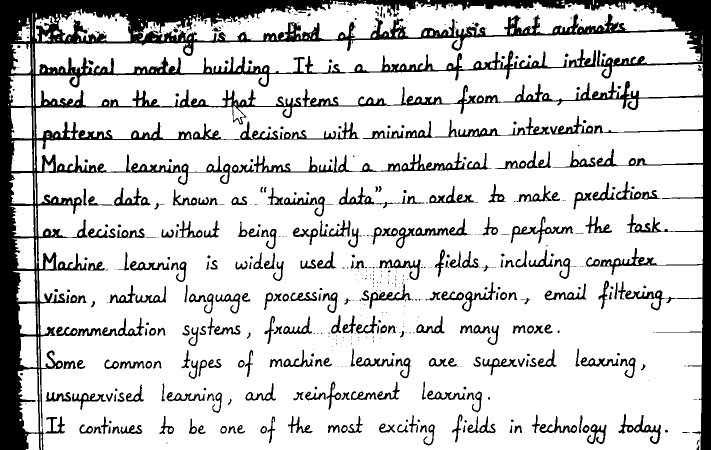
#> input picture output/handwritten/preprocessing/06_binarized_otsu.png, 1422 x 900 px (shown at 1/2 size)
$ python -i pipeline.py   (imports and definitions only)   (older library calls are emulated)
#> lines starting #> are read from the running program, lines starting #| are printed output that depends on the picture; after the words box and inside, x2 and y2 are one past the last pixel; in counts of white or black regions, pixels touching at a corner belong together
### config/settings.py
"""
Central configuration for the Handwritten OCR research project.
All hyperparameters, paths, and model settings live here.
Import this module everywhere instead of hardcoding values.
"""

from dataclasses import dataclass, field
from pathlib import Path

# ── Project Root ──────────────────────────────────────────────────────────────
ROOT = Path(__file__).resolve().parent.parent


@dataclass
class ModelConfig:
    name: str = "microsoft/trocr-base-handwritten"
    beam_size: int = 1
    max_new_tokens: int = 64
    batch_size: int = 4
    device: str = "auto"
    length_penalty: float = 1.0
    no_repeat_ngram_size: int = 0
    repetition_penalty: float = 1.1
    illegible_token_threshold: float = 0.10
    illegible_line_threshold: float = 0.05
    hallucination_conf_threshold: float = 0.45
    hallucination_length_ratio: float = 2.5


@dataclass
class TrainingConfig:
    learning_rate: float = 5e-5
    num_epochs: int = 10
    train_batch_size: int = 8
    eval_batch_size: int = 8
    warmup_steps: int = 500
    weight_decay: float = 0.01
    early_stopping_patience: int = 3
    save_steps: int = 500
    eval_steps: int = 500
    max_target_length: int = 128
    fp16: bool = False
    hard_sample_oversample_ratio: int = 3
    focal_loss_gamma: float = 2.0
    hard_sample_tag: str = "_hard"


@dataclass
class PreprocessingConfig:
    max_image_side: int = 2048
    min_resize_side: int = 900
    min_image_side: int = 32
    clahe_clip_limit: float = 2.0
    clahe_tile_size: tuple = (8, 8)
    gaussian_kernel: tuple = (3, 3)
    deskew_max_angle: float = 15.0
    deskew_min_angle: float = 0.7
    save_intermediate_images: bool = True
    ocr_debug: bool = True


@dataclass
class DetectionConfig:
    # ── Stage flags ───────────────────────────────────────────────────────────
    # Set use_unet=True after running: python ocr/detection/train_unet.py
    # Set use_craft=True after running: python ocr/detection/train_craft.py
    # use_projection is always True — it is the final refinement stage
    use_unet: bool = True
    use_craft: bool = True
    use_projection: bool = True

    # ── U-Net settings ────────────────────────────────────────────────────────
    unet_checkpoint: str = "checkpoints/unet_lineseg.pth"
    unet_input_height: int = 512
    unet_input_width: int = 512
    unet_threshold: float = 0.5          # probability threshold → binary mask

    # ── CRAFT settings ────────────────────────────────────────────────────────
    craft_checkpoint: str = "checkpoints/craft_textdetector.pth"
    craft_text_threshold: float = 0.4    # character region score threshold
    craft_link_threshold: float = 0.3    # affinity score threshold

    # ── Projection profiling settings ─────────────────────────────────────────
    projection_min_pixel_ratio: float = 0.005
    overlap_valley_smooth: int = 11
    overlap_min_valley_depth: float = 0.35
    overlap_seam_iterations: int = 3

    # ── Shared line settings ──────────────────────────────────────────────────
    line_padding: int = 4
    min_line_height: int = 8
    min_line_width: int = 8
    word_overlap_threshold: float = 0.4
    overlap_variance_threshold: float = 0.18


@dataclass
class PostprocessingConfig:
    spell_correction: bool = True
    confidence_threshold: float = 0.75
    max_edit_distance: int = 2


@dataclass
class AugmentationConfig:
    elastic_alpha: float = 34.0
    elastic_sigma: float = 4.0
    stroke_jitter_sigma: float = 1.5
    line_bleed_prob: float = 0.4
    line_bleed_max_shift: int = 6
    slant_range: tuple = (-15, 15)
    stroke_width_range: tuple = (0.8, 1.4)
    enabled: bool = True


@dataclass
class CRNNConfig:
    cnn_channels: list = None
    rnn_hidden: int = 256
    rnn_layers: int = 2
    rnn_bidirectional: bool = True
    input_height: int = 32
    dropout: float = 0.1
    use_attention: bool = True
    ctc_blank_idx: int = 0

    def __post_init__(self):
        if self.cnn_channels is None:
            self.cnn_channels = [1, 64, 128, 256, 256, 512, 512]


@dataclass
class EnsembleConfig:
    trocr_confidence_threshold: float = 0.70
    blend_mode: str = "confidence"
    use_textract_crosscheck: bool = False
    textract_region: str = "us-east-1"
    crosscheck_cer_flag_threshold: float = 0.30


@dataclass
class SageMakerConfig:
    role_arn: str = "arn:aws:iam::<ACCOUNT_ID>:role/SageMakerExecutionRole"
    region: str = "us-east-1"
    instance_type_train: str = "ml.g4dn.xlarge"
    instance_type_infer: str = "ml.g4dn.xlarge"
    instance_count: int = 1
    volume_size_gb: int = 50
    max_runtime_sec: int = 86400
    s3_bucket: str = "s3://<YOUR-BUCKET>/handwritten-ocr"
    ecr_image_uri: str = ""
    endpoint_name: str = "handwritten-ocr-endpoint"


@dataclass
class PathConfig:
    data_dir: Path = field(default_factory=lambda: ROOT / "data")
    raw_dir: Path = field(default_factory=lambda: ROOT / "data" / "raw")
    processed_dir: Path = field(default_factory=lambda: ROOT / "data" / "processed")
    samples_dir: Path = field(default_factory=lambda: ROOT / "data" / "samples")
    outputs_dir: Path = field(default_factory=lambda: ROOT / "outputs")
    results_dir: Path = field(default_factory=lambda: ROOT / "outputs" / "results")
    pdfs_dir: Path = field(default_factory=lambda: ROOT / "outputs" / "pdfs")
    checkpoints_dir: Path = field(default_factory=lambda: ROOT / "checkpoints")
    logs_dir: Path = field(default_factory=lambda: ROOT / "logs")
    models_dir: Path = field(default_factory=lambda: ROOT / "models")


@dataclass
class Config:
    model: ModelConfig = field(default_factory=ModelConfig)
    training: TrainingConfig = field(default_factory=TrainingConfig)
    preprocessing: PreprocessingConfig = field(default_factory=PreprocessingConfig)
    detection: DetectionConfig = field(default_factory=DetectionConfig)
    postprocessing: PostprocessingConfig = field(default_factory=PostprocessingConfig)
    augmentation: AugmentationConfig = field(default_factory=AugmentationConfig)
    crnn: CRNNConfig = field(default_factory=CRNNConfig)
    ensemble: EnsembleConfig = field(default_factory=EnsembleConfig)
    sagemaker: SageMakerConfig = field(default_factory=SageMakerConfig)
    paths: PathConfig = field(default_factory=PathConfig)


# ── Singleton ─────────────────────────────────────────────────────────────────
cfg = Config()

### ocr/utils/logger.py
"""
Centralized logger for the OCR pipeline.
Writes to both terminal (colored) and logs/ocr.log simultaneously.
"""

import logging
import sys
from pathlib import Path
from config.settings import cfg

cfg.paths.logs_dir.mkdir(parents=True, exist_ok=True)

_FMT = "%(asctime)s | %(levelname)-8s | %(name)s | %(message)s"
_DATE = "%H:%M:%S"


def get_logger(name: str) -> logging.Logger:
    logger = logging.getLogger(name)
    if logger.handlers:
        return logger

    logger.setLevel(logging.DEBUG)

    # Terminal handler
    sh = logging.StreamHandler(sys.stdout)
    sh.setLevel(logging.INFO)
    sh.setFormatter(logging.Formatter(_FMT, _DATE))

    # File handler
    fh = logging.FileHandler(cfg.paths.logs_dir / "ocr.log", encoding="utf-8")
    fh.setLevel(logging.DEBUG)
    fh.setFormatter(logging.Formatter(_FMT, _DATE))

    logger.addHandler(sh)
    logger.addHandler(fh)
    return logger

### ocr/preprocessing/pipeline.py
"""
Preprocessing Module — Accuracy-first rewrite
Priority: preserve every character stroke, dot, punctuation mark.

Key changes vs previous version:
  - Adaptive CLAHE: only applied when contrast is genuinely low
  - Adaptive denoising: skipped when image is already clean (avoids blurring thin strokes)
  - Multi-candidate binarization: Otsu, Adaptive-Gaussian, Sauvola all computed;
    best selected by component-quality score; all saved for debug
  - Deskew: only applied when angle > deskew_min_angle (avoids unnecessary rotation)
  - Morphological closing: kernel capped at (2,1) — never merges adjacent chars
  - Ruling-line removal: character intersections restored via dilation mask
  - Border removal: threshold raised so text near edges is not erased
  - OCR receives the COLOR crop (not binary) — TrOCR was trained on natural images
"""

import json
import cv2
import numpy as np
from pathlib import Path
from PIL import Image
from config.settings import cfg
from ocr.utils.logger import get_logger

log = get_logger(__name__)
C = cfg.preprocessing


# ── Helpers ───────────────────────────────────────────────────────────────────

class PreprocessingError(ValueError):
    pass


def _save_stage(img, debug_dir, name: str):
    """Save a preprocessing stage image; no-op when debug_dir is None."""
    if debug_dir is None:
        return
    Path(debug_dir).mkdir(parents=True, exist_ok=True)
    cv2.imwrite(str(Path(debug_dir) / name), img)


def load_image(source) -> np.ndarray:
    """Accept file path (str) or PIL Image -> BGR numpy array."""
    if isinstance(source, str):
        try:
            pil = Image.open(source).convert("RGB")
            return cv2.cvtColor(np.array(pil), cv2.COLOR_RGB2BGR)
        except Exception:
            raise PreprocessingError(f"Cannot read image: {source}")
    if isinstance(source, Image.Image):
        return cv2.cvtColor(np.array(source.convert("RGB")), cv2.COLOR_RGB2BGR)
    raise PreprocessingError("source must be str path or PIL Image")


def _validate(bgr: np.ndarray):
    if bgr is None or bgr.size == 0:
        raise PreprocessingError("Empty image")
    h, w = bgr.shape[:2]
    if h < C.min_image_side or w < C.min_image_side:
        raise PreprocessingError(f"Image too small: {w}x{h}px")


# ── Stage: Resize ─────────────────────────────────────────────────────────────

def _resize(bgr: np.ndarray) -> np.ndarray:
    h, w = bgr.shape[:2]
    longest = max(h, w)
    shortest = min(h, w)
    # Downscale only if truly oversized
    if longest > C.max_image_side:
        scale = C.max_image_side / longest
        return cv2.resize(bgr, (int(w * scale), int(h * scale)),
                          interpolation=cv2.INTER_AREA)
    # Upscale small images so TrOCR gets enough pixels per character
    if shortest < C.min_resize_side:
        scale = min(C.min_resize_side / shortest, C.max_image_side / longest)
        if scale > 1.05:
            interp = cv2.INTER_LANCZOS4 if scale >= 1.5 else cv2.INTER_CUBIC
            return cv2.resize(bgr, (int(w * scale), int(h * scale)),
                              interpolation=interp)
    return bgr


# ── Stage: Grayscale ──────────────────────────────────────────────────────────

def _grayscale(bgr: np.ndarray) -> np.ndarray:
    return cv2.cvtColor(bgr, cv2.COLOR_BGR2GRAY)


# ── Stage: CLAHE (adaptive — only when contrast is low) ──────────────────────

def _clahe(gray: np.ndarray) -> np.ndarray:
    std = float(np.std(gray))
    if std >= 55.0:
        # Image already has good contrast — CLAHE would add noise
        log.debug("CLAHE skipped (std=%.1f >= 55)", std)
        return gray
    clahe = cv2.createCLAHE(clipLimit=C.clahe_clip_limit,
                             tileGridSize=C.clahe_tile_size)
    result = clahe.apply(gray)
    log.debug("CLAHE applied (std=%.1f)", std)
    return result


# ── Stage: Denoising (adaptive — only when noise is high) ────────────────────

def _denoise(gray: np.ndarray) -> np.ndarray:
    laplacian_var = float(cv2.Laplacian(gray, cv2.CV_64F).var())
    if laplacian_var <= 750.0:
        # Low noise — skip blur to preserve thin strokes and dots
        log.debug("Denoising skipped (laplacian_var=%.1f <= 750)", laplacian_var)
        return gray
    result = cv2.GaussianBlur(gray, C.gaussian_kernel, sigmaX=1)
    log.debug("Gaussian blur applied (laplacian_var=%.1f)", laplacian_var)
    return result


# ── Stage: Binarization — multi-candidate with quality scoring ───────────────

def _sauvola_binarize(gray: np.ndarray, window: int = 25, k: float = 0.2) -> np.ndarray:
    gray_f = gray.astype(np.float64)
    mean = cv2.boxFilter(gray_f, ddepth=-1, ksize=(window, window))
    mean_sq = cv2.boxFilter(gray_f ** 2, ddepth=-1, ksize=(window, window))
    std = np.sqrt(np.maximum(mean_sq - mean ** 2, 0))
    threshold = mean * (1.0 + k * (std / 128.0 - 1.0))
    return np.where(gray_f < threshold, 0, 255).astype(np.uint8)


def _adaptive_gaussian(gray: np.ndarray) -> np.ndarray:
    h, w = gray.shape
    block = max(25, int(min(h, w) * 0.035) | 1)
    block = min(block, 75)
    if block % 2 == 0:
        block += 1
    return cv2.adaptiveThreshold(
        gray, 255, cv2.ADAPTIVE_THRESH_GAUSSIAN_C,
        cv2.THRESH_BINARY, block, 11
    )


def _score_binary(binary: np.ndarray) -> float:
    """
    Score a binarization candidate for OCR suitability.
    Higher = better. Penalises: too much/little ink, too many tiny components
    (noise dots), too few components (merged chars), huge blobs (border noise).
    """
    ink = (binary == 0).astype(np.uint8)
    fg = float(ink.mean())
    if fg <= 0.002 or fg >= 0.65:
        return -1000.0
    num_labels, _, stats, _ = cv2.connectedComponentsWithStats(ink, connectivity=8)
    areas = stats[1:, cv2.CC_STAT_AREA] if num_labels > 1 else np.array([1])
    tiny_ratio = float(np.mean(areas <= 2))
    large_ratio = float(np.mean(areas > binary.size * 0.01))
    score = 0.0
    score -= abs(fg - 0.085) * 12.0   # ideal ink density ~8.5%
    score -= tiny_ratio * 1.8          # penalise noise dots
    score -= large_ratio * 4.0         # penalise merged blobs
    if areas.size < 8:
        score -= 2.0                   # too few components
    return score


def _select_binarization(
    gray: np.ndarray, debug_dir=None
) -> tuple:
    """
    Compute Otsu, Adaptive-Gaussian, and Sauvola; save all three for debug;
    return (best_binary, method_name, scores_dict).
    """
    _, otsu = cv2.threshold(gray, 0, 255, cv2.THRESH_BINARY + cv2.THRESH_OTSU)
    adaptive = _adaptive_gaussian(gray)
    sauvola = _sauvola_binarize(gray)

    candidates = {"otsu": otsu, "adaptive_gaussian": adaptive, "sauvola": sauvola}
    _save_stage(otsu,     debug_dir, "06_binarized_otsu.png")
    _save_stage(adaptive, debug_dir, "06_binarized_adaptive_gaussian.png")
    _save_stage(sauvola,  debug_dir, "06_binarized_sauvola.png")

    scores = {name: _score_binary(img) for name, img in candidates.items()}
    best = max(scores, key=scores.get)
    log.debug("Binarization scores: %s → selected: %s", scores, best)
    _save_stage(candidates[best], debug_dir, "07_selected_binarization.png")
    return candidates[best], best, scores


# ── Stage: Deskew ─────────────────────────────────────────────────────────────

def _deskew(binary: np.ndarray) -> tuple:
    """
    Deskew only when a meaningful angle is detected.
    Returns (deskewed_binary, angle_applied).
    """
    coords = np.column_stack(np.where(binary == 0))
    if len(coords) < 100:
        return binary, 0.0

    angle = cv2.minAreaRect(coords.astype(np.float32))[2]
    if angle < -45:
        angle += 90
    angle = float(np.clip(angle, -C.deskew_max_angle, C.deskew_max_angle))

    if abs(angle) < C.deskew_min_angle:
        log.debug("Deskew skipped (angle=%.2f < min=%.2f)", angle, C.deskew_min_angle)
        return binary, 0.0

    h, w = binary.shape
    M = cv2.getRotationMatrix2D((w // 2, h // 2), angle, 1.0)
    rotated = cv2.warpAffine(binary, M, (w, h),
                              flags=cv2.INTER_LINEAR, borderValue=255)
    log.debug("Deskew applied: %.2f deg", angle)
    return rotated, angle


# ── Stage: Stroke normalization ───────────────────────────────────────────────

# [12 lines left out: function _normalize_stroke_width, not called in this run]


# ── Stage: Morphological closing (minimal — never merges chars) ───────────────

def _dilate(binary: np.ndarray) -> np.ndarray:
    """Tiny closing to reconnect broken thin strokes only."""
    kernel = cv2.getStructuringElement(cv2.MORPH_RECT, (2, 1))
    return cv2.morphologyEx(binary, cv2.MORPH_CLOSE, kernel)


# ── Stage: Border removal (conservative) ─────────────────────────────────────

def _clear_edge_artifacts(binary: np.ndarray) -> np.ndarray:
    """
    Remove dense dark camera-shadow borders at page edges.
    Threshold raised to 0.60 so text near edges is never erased.
    """
    cleaned = binary.copy()
    h, w = cleaned.shape
    max_y_scan = max(1, int(h * 0.08))
    max_x_scan = max(1, int(w * 0.08))
    threshold = 0.60   # only clear rows/cols that are >60% ink (true shadow)

    def _clear_edge(axis, reverse=False):
        rng = range(max_y_scan) if axis == "y" else range(max_x_scan)
        if reverse:
            rng = reversed(list(rng))
        cut = None
        for i in rng:
            row = cleaned[i, :] if axis == "y" else cleaned[:, i]
            if np.mean(row == 0) < threshold:
                break
            cut = i
        if cut is not None:
            if axis == "y" and not reverse:
                cleaned[:cut + 1, :] = 255
            elif axis == "y" and reverse:
                cleaned[cut:, :] = 255
            elif axis == "x" and not reverse:
                cleaned[:, :cut + 1] = 255
            else:
                cleaned[:, cut:] = 255

    _clear_edge("y")
    _clear_edge("y", reverse=True)
    _clear_edge("x")
    _clear_edge("x", reverse=True)
    return cleaned


# ── Stage: Ruling-line removal (character-safe) ───────────────────────────────

def _remove_ruling_lines(binary: np.ndarray, debug_dir=None) -> np.ndarray:
    """
    Remove notebook ruling/margin lines while restoring character intersections.

    Strategy:
      1. Detect long horizontal/vertical lines via morphological opening.
      2. Build a mask of those lines.
      3. Dilate the NON-line ink slightly to recover character strokes that
         cross the line — then subtract only the pure-line pixels.
    """
    h, w = binary.shape
    ink = np.where(binary == 0, 255, 0).astype(np.uint8)

    horizontal_len = max(60, int(w * 0.30))
    vertical_len   = max(60, int(h * 0.30))
    h_kernel = cv2.getStructuringElement(cv2.MORPH_RECT, (horizontal_len, 1))
    v_kernel = cv2.getStructuringElement(cv2.MORPH_RECT, (1, vertical_len))

    horizontal = cv2.morphologyEx(ink, cv2.MORPH_OPEN, h_kernel)
    vertical   = cv2.morphologyEx(ink, cv2.MORPH_OPEN, v_kernel)
    line_mask  = cv2.bitwise_or(horizontal, vertical)

    _save_stage(cv2.bitwise_not(line_mask), debug_dir, "13_line_mask.png")

    if line_mask.max() == 0:
        # No ruling lines detected
        return binary

    # Recover character pixels that overlap with lines:
    # dilate the non-line ink and use it to punch holes back into the mask
    non_line_ink = cv2.bitwise_and(ink, cv2.bitwise_not(line_mask))
    recover_kernel = cv2.getStructuringElement(cv2.MORPH_ELLIPSE, (5, 5))
    recovered = cv2.dilate(non_line_ink, recover_kernel, iterations=1)
    safe_mask = cv2.bitwise_and(line_mask, cv2.bitwise_not(recovered))

    cleaned = binary.copy()
    cleaned[safe_mask > 0] = 255
    return cleaned


# ── DocumentPreprocessor (used by run_dan) ────────────────────────────────────

class DocumentPreprocessor:
    # [49 lines left out: functions __init__, _normalise_illumination, _remove_gridlines, process, not called in this run]


# ── Main preprocess() entry point ─────────────────────────────────────────────

def preprocess(
    source,
    normalize_strokes: bool = False,
    debug_dir=None,
) -> tuple:
    """
    Full preprocessing pipeline.

    Returns:
        binary  (HxW uint8)   — clean binary for detection
        bgr     (HxWx3 uint8) — resized colour image (fed to TrOCR)
        meta    (dict)        — stages run, binarization method, scores
    """
#> called with normalize_strokes = False
    meta = {"stages": [], "binarization_method": "otsu",
            "binarization_scores": {}, "deskew_angle": 0.0}

    # 01 raw
    if isinstance(source, str):
        raw = cv2.cvtColor(np.array(Image.open(source).convert("RGB")),
                           cv2.COLOR_RGB2BGR)
#> raw: shape (900, 1422, 3); 81.9% white; 616 black regions (291 under 20 px), largest, box (x1, y1, x2, y2) and area: (0, 0, 1422, 900) 149743, (386, 243, 720, 280) 2809, (464, 310, 802, 346) 2734
    elif isinstance(source, Image.Image):
        raw = cv2.cvtColor(np.array(source.convert("RGB")), cv2.COLOR_RGB2BGR)
    else:
        raw = source
    _save_stage(raw, debug_dir, "01_raw_image.png")

    bgr = load_image(source)
    _validate(bgr)
    _save_stage(bgr, debug_dir, "02_loaded_image.png")
    meta["stages"].append("load")

    bgr = _resize(bgr)
    _save_stage(bgr, debug_dir, "03_resized.png")
    meta["stages"].append("resize")

    gray = _grayscale(bgr)
#> in _grayscale, returned value is the input picture: shape (900, 1422); 81.9% white; 616 black regions (291 under 20 px), largest, box (x1, y1, x2, y2) and area: (0, 0, 1422, 900) 149743, (386, 243, 720, 280) 2809, (464, 310, 802, 346) 2734
    _save_stage(gray, debug_dir, "04_grayscale.png")
    meta["stages"].append("grayscale")

    gray = _clahe(gray)
#> in _clahe, `std = float(np.std(gray))`: std = 98.19
    _save_stage(gray, debug_dir, "05_clahe.png")
    meta["stages"].append("clahe")

    gray = _denoise(gray)
#> in _denoise, `laplacian_var = float(cv2.Laplacian(gray, cv2.CV_64F).var())`: laplacian_var = 14948.9
    _save_stage(gray, debug_dir, "05b_denoised.png")
    meta["stages"].append("gaussian_denoising")

    # Multi-candidate binarization — all three saved, best selected
    binary, method, scores = _select_binarization(gray, debug_dir)
#> in _select_binarization, `_, otsu = cv2.threshold(gray, 0, 255, cv2.THRESH_BINARY + cv2.THRESH_O..`:
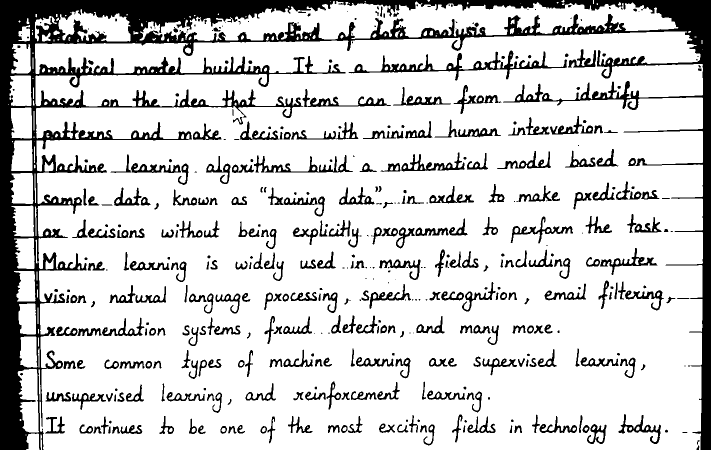
#> otsu: shape (900, 1422) (shown at 1/2 size); 81.7% white; 460 black regions (95 under 20 px), largest, box (x1, y1, x2, y2) and area: (0, 0, 1422, 900) 136490, (697, 101, 1134, 161) 4411, (508, 310, 706, 345) 1823
#> in _adaptive_gaussian, `return cv2.adaptiveThreshold( gray, 255, cv2.ADAPTIVE_THRESH_GAUSSIAN_..`:
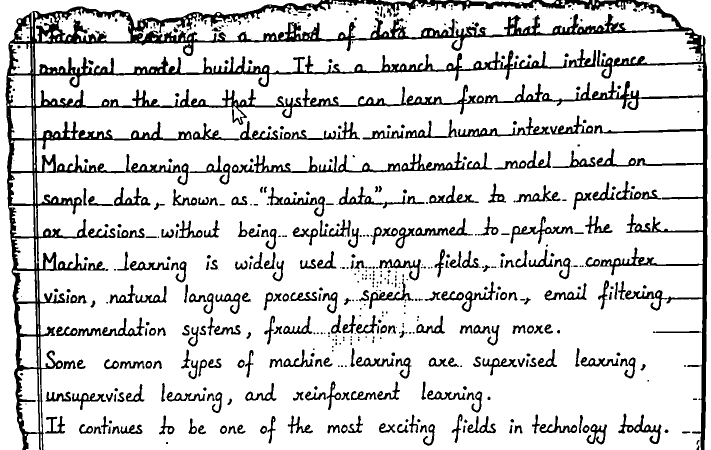
#> returned value: shape (900, 1422) (shown at 1/2 size); 84.7% white; 550 black regions (202 under 20 px), largest, box (x1, y1, x2, y2) and area: (11, 0, 1415, 900) 101939, (386, 242, 720, 281) 3107, (464, 309, 801, 346) 3070
#> in _sauvola_binarize, `mean = cv2.boxFilter(gray_f, ddepth=-1, ksize=(window, window))`:
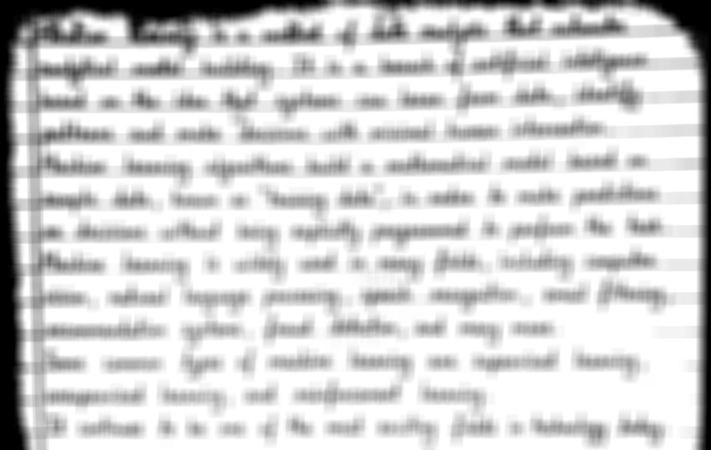
#> mean: shape (900, 1422) float64 (shown at 1/2 size); min 0, max 255, mean 208.8
#> (the rest of the program and of its run is left out)
